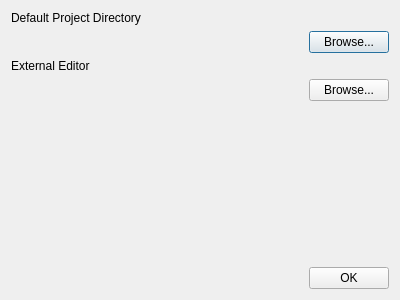
<?xml version="1.0" encoding="UTF-8"?>
<ui version="4.0">
 <class>PreferencesWidget</class>
 <widget class="QDialog" name="PreferencesWidget">
  <property name="geometry">
   <rect>
    <x>0</x>
    <y>0</y>
    <width>400</width>
    <height>300</height>
   </rect>
  </property>
  <property name="windowTitle">
   <string>Dialog</string>
  </property>
  <layout class="QVBoxLayout" name="verticalLayout_3">
   <item>
    <layout class="QVBoxLayout" name="verticalLayout">
     <item>
      <widget class="QLabel" name="defaultProjectPathLabel">
       <property name="text">
        <string>Default Project Directory</string>
       </property>
      </widget>
     </item>
     <item>
      <layout class="QHBoxLayout" name="defaultProjectDirectoryHorizontalLayout">
       <item>
        <widget class="QLabel" name="defaultProjectPathValueLabel">
         <property name="sizePolicy">
          <sizepolicy hsizetype="Expanding" vsizetype="Fixed">
           <horstretch>0</horstretch>
           <verstretch>0</verstretch>
          </sizepolicy>
         </property>
         <property name="text">
          <string/>
         </property>
        </widget>
       </item>
       <item>
        <widget class="QPushButton" name="defaultProjectPathBrowseButton">
         <property name="text">
          <string>Browse...</string>
         </property>
        </widget>
       </item>
      </layout>
     </item>
    </layout>
   </item>
   <item>
    <layout class="QVBoxLayout" name="verticalLayout_2">
     <item>
      <widget class="QLabel" name="externalEditorLabel">
       <property name="text">
        <string>External Editor</string>
       </property>
      </widget>
     </item>
     <item>
      <layout class="QHBoxLayout" name="defaultProjectDirectoryHorizontalLayout_2">
       <item>
        <widget class="QLabel" name="externalEditorValueLabel">
         <property name="sizePolicy">
          <sizepolicy hsizetype="Expanding" vsizetype="Fixed">
           <horstretch>0</horstretch>
           <verstretch>0</verstretch>
          </sizepolicy>
         </property>
         <property name="text">
          <string/>
         </property>
        </widget>
       </item>
       <item>
        <widget class="QPushButton" name="externalEditorBrowseButton">
         <property name="text">
          <string>Browse...</string>
         </property>
        </widget>
       </item>
      </layout>
     </item>
    </layout>
   </item>
   <item>
    <spacer name="verticalSpacer">
     <property name="orientation">
      <enum>Qt::Vertical</enum>
     </property>
     <property name="sizeHint" stdset="0">
      <size>
       <width>20</width>
       <height>135</height>
      </size>
     </property>
    </spacer>
   </item>
   <item>
    <layout class="QHBoxLayout" name="horizontalLayout">
     <item>
      <spacer name="horizontalSpacer">
       <property name="orientation">
        <enum>Qt::Horizontal</enum>
       </property>
       <property name="sizeHint" stdset="0">
        <size>
         <width>40</width>
         <height>20</height>
        </size>
       </property>
      </spacer>
     </item>
     <item>
      <widget class="QPushButton" name="okButton">
       <property name="text">
        <string>OK</string>
       </property>
      </widget>
     </item>
    </layout>
   </item>
  </layout>
 </widget>
 <resources/>
 <connections/>
</ui>
